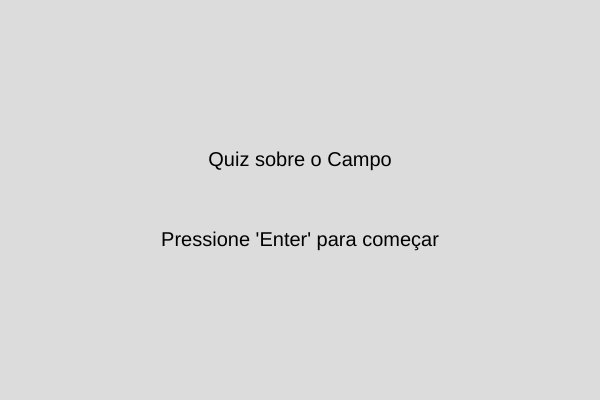
Frame 1 (no input)
Frame 60 (no input): identical to frame 1, image omitted
Frame 120 (the mouse pressed at the canvas centre since frame 60): identical to frame 1, image omitted

The p5.js sketch that drew this single still picture (run headless with seeded random() and noise() and a simulated clock; from frame 60 on, the mouse is pressed at the canvas centre):

// p5.js sketch
// ── sketch.js
let pergunta;
let alternativas;
let pontos = 0;
let estadoJogo = "inicio"; // Pode ser "inicio", "quiz", "fim"
let respostaEscolhida = "";
let indicePergunta = 0;

const perguntasCampo = [
  { pergunta: "Onde você encontra vacas?", alternativas: ["Na fazenda", "No zoológico", "Na cidade", "Na praia"], respostaCorreta: 'A' },
  { pergunta: "Onde cresce o milho?", alternativas: ["Na floresta", "No campo", "Na cidade", "No oceano"], respostaCorreta: 'B' },
  { pergunta: "Qual desses animais vive no campo?", alternativas: ["Cavalo", "Tigre", "Leão", "Cachorro"], respostaCorreta: 'A' },
  { pergunta: "Qual dessas plantas cresce no campo?", alternativas: ["Cacto", "Couve", "Pineapple", "Petróleo"], respostaCorreta: 'B' },
  { pergunta: "Onde você pode ver muitos pastores?", alternativas: ["Na escola", "Na cidade", "Na fazenda", "No shopping"], respostaCorreta: 'C' },
  { pergunta: "Onde o trigo é cultivado?", alternativas: ["Na floresta", "No campo", "No deserto", "Na cidade"], respostaCorreta: 'B' }
];

function setup() {
  createCanvas(600, 400);
  textSize(20);
  textAlign(CENTER, CENTER);
}

function draw() {
  background(220);

  if (estadoJogo === "inicio") {
    // Tela inicial
    fill(0);
    text("Quiz sobre o Campo", width / 2, height / 2 - 40);
    text("Pressione 'Enter' para começar", width / 2, height / 2 + 40);
  } else if (estadoJogo === "quiz") {
    // Perguntas e respostas
    fill(0);
    textAlign(LEFT, TOP);
    text(`Pontos: ${pontos}`, 10, 10);
    text(pergunta, width / 2, height / 2 - 40);
    text("A) " + alternativas[0], width / 2, height / 2);
    text("B) " + alternativas[1], width / 2, height / 2 + 40);
    text("C) " + alternativas[2], width / 2, height / 2 + 80);
    text("D) " + alternativas[3], width / 2, height / 2 + 120);
  } else if (estadoJogo === "fim") {
    // Tela final
    fill(0);
    text("Fim do Quiz!", width / 2, height / 2 - 40);
    text(`Sua pontuação: ${pontos}`, width / 2, height / 2);
    text("Pressione 'R' para jogar novamente", width / 2, height / 2 + 40);
  }
}

function keyPressed() {
  if (estadoJogo === "inicio" && keyCode === ENTER) {
    // Iniciar o quiz
    estadoJogo = "quiz";
    indicePergunta = 0; // Começar pela primeira pergunta
    gerarPergunta();
  }

  if (estadoJogo === "quiz") {
    if (key === 'A' || key === 'B' || key === 'C' || key === 'D') {
      respostaEscolhida = key;
      verificarResposta();
      if (indicePergunta < perguntasCampo.length - 1) {
        // Passar para a próxima pergunta
        indicePergunta++;
        gerarPergunta();
      } else {
        estadoJogo = "fim";
      }
    }
  }

  if (estadoJogo === "fim" && key === 'R') {
    // Reiniciar o quiz
    pontos = 0;
    estadoJogo = "inicio";
  }
}

function gerarPergunta() {
  const perguntaAtual = perguntasCampo[indicePergunta];
  pergunta = perguntaAtual.pergunta;
  alternativas = perguntaAtual.alternativas;
}

function verificarResposta() {
  let respostaCerta = perguntasCampo[indicePergunta].respostaCorreta;

  if (respostaEscolhida.toUpperCase() === respostaCerta) {
    pontos += 10;
  } else {
    pontos -= 5;
  }
}
//REFERENCIACHATGPT
//para resposta certa clique letra maiuscula
